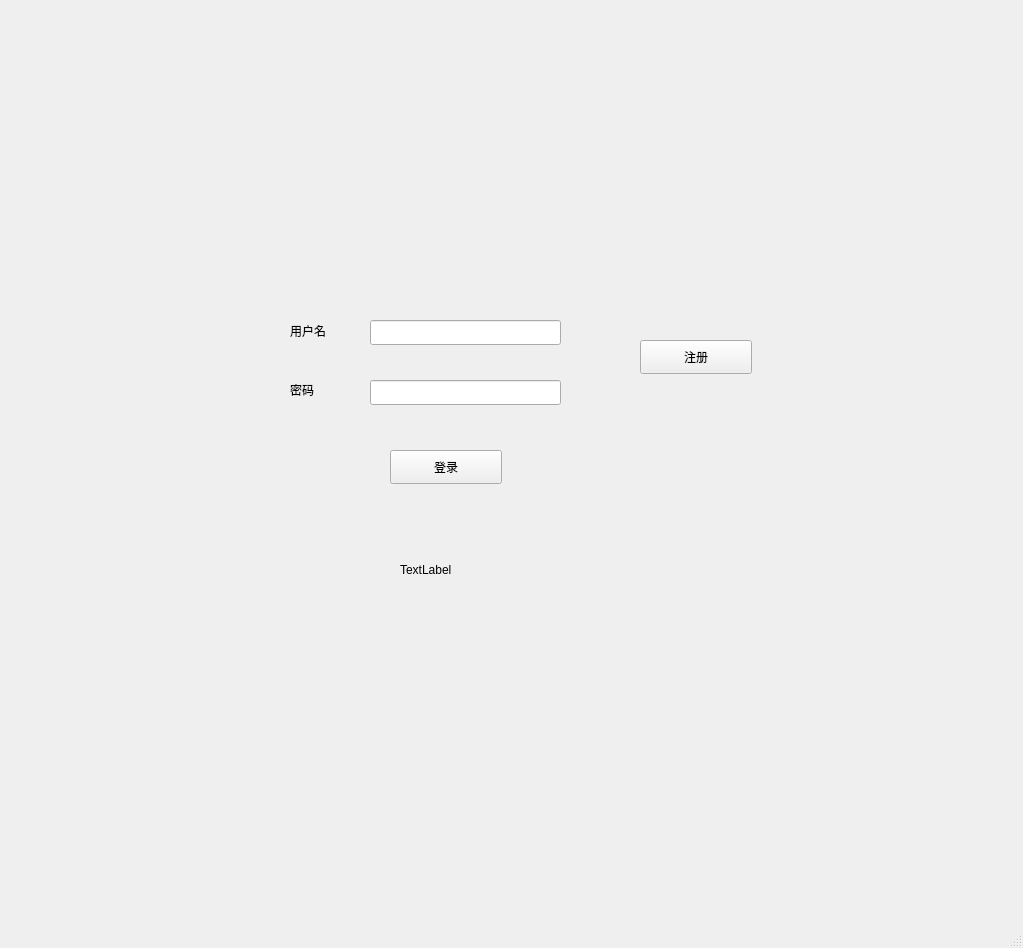
<?xml version="1.0" encoding="UTF-8"?>
<ui version="4.0">
 <class>loginwindow</class>
 <widget class="QMainWindow" name="loginwindow">
  <property name="geometry">
   <rect>
    <x>0</x>
    <y>0</y>
    <width>1023</width>
    <height>948</height>
   </rect>
  </property>
  <property name="windowTitle">
   <string>登录</string>
  </property>
  <widget class="QWidget" name="centralwidget">
   <widget class="QLabel" name="label">
    <property name="geometry">
     <rect>
      <x>290</x>
      <y>300</y>
      <width>61</width>
      <height>61</height>
     </rect>
    </property>
    <property name="text">
     <string>用户名</string>
    </property>
   </widget>
   <widget class="QLabel" name="label_2">
    <property name="geometry">
     <rect>
      <x>290</x>
      <y>380</y>
      <width>68</width>
      <height>19</height>
     </rect>
    </property>
    <property name="text">
     <string>密码</string>
    </property>
   </widget>
   <widget class="QLineEdit" name="user_name">
    <property name="geometry">
     <rect>
      <x>370</x>
      <y>320</y>
      <width>191</width>
      <height>25</height>
     </rect>
    </property>
   </widget>
   <widget class="QLineEdit" name="password">
    <property name="geometry">
     <rect>
      <x>370</x>
      <y>380</y>
      <width>191</width>
      <height>25</height>
     </rect>
    </property>
   </widget>
   <widget class="QPushButton" name="login">
    <property name="geometry">
     <rect>
      <x>390</x>
      <y>450</y>
      <width>112</width>
      <height>34</height>
     </rect>
    </property>
    <property name="text">
     <string>登录</string>
    </property>
   </widget>
   <widget class="QPushButton" name="register_2">
    <property name="geometry">
     <rect>
      <x>640</x>
      <y>340</y>
      <width>112</width>
      <height>34</height>
     </rect>
    </property>
    <property name="text">
     <string>注册</string>
    </property>
   </widget>
   <widget class="QLabel" name="disp1">
    <property name="geometry">
     <rect>
      <x>400</x>
      <y>560</y>
      <width>68</width>
      <height>19</height>
     </rect>
    </property>
    <property name="text">
     <string>TextLabel</string>
    </property>
   </widget>
  </widget>
  <widget class="QMenuBar" name="menubar">
   <property name="geometry">
    <rect>
     <x>0</x>
     <y>0</y>
     <width>1023</width>
     <height>30</height>
    </rect>
   </property>
  </widget>
  <widget class="QStatusBar" name="statusbar"/>
 </widget>
 <resources/>
 <connections/>
</ui>
